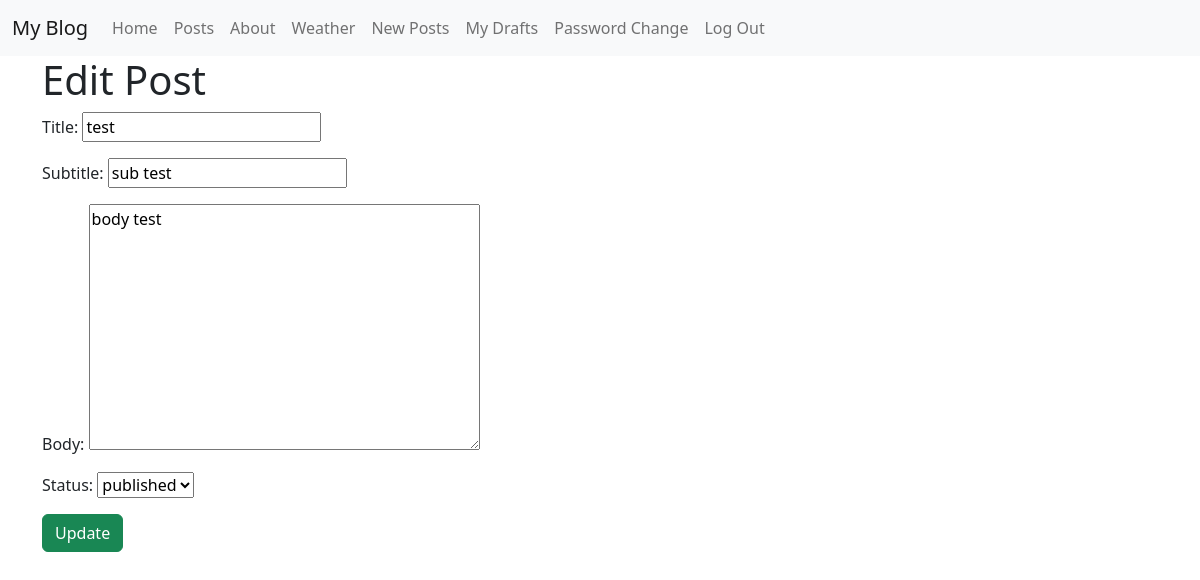
The page /posts/2/edit/ (signed in) on the database its author committed.
### posts/models.py (models this page shows, shortened)
class Post(models.Model):
    title = models.CharField(max_length=128)
    subtitle = models.CharField(max_length=128)
    body = models.TextField()
    created_on = models.DateTimeField(auto_now_add=True)
    author = models.ForeignKey(
        get_user_model(),
        on_delete=models.CASCADE
    )
    status = models.ForeignKey(
        Status,
        on_delete=models.CASCADE,
        default=2,
    )

### posts/views.py (the view)
# urls.py: path('<int:pk>/edit/', views.PostUpdateView.as_view(), name='update'),
class PostUpdateView(LoginRequiredMixin, UserPassesTestMixin, UpdateView):
    template_name = "posts/edit.html"
    model = Post
    fields = ["title", "subtitle", "body", "status"]
    def test_func(self):
        post_obj = self.get_object()
        return self.request.user == post_obj.author

### posts/models.py (called while the page is built)
    def __str__(self):
        return self.name

### templates/posts/edit.html (shortened to what this page needs)
{% extends 'base.html' %}
{% block content %}
<h1>Edit Post</h1>
<form method="POST">
    {{ form.as_p }}
    <input type="submit" value="Update" class="btn btn-success">
</form>
{% endblock content %}

### rows shown on the page
Post: title "test", subtitle "sub test", body "body test", status "published"
